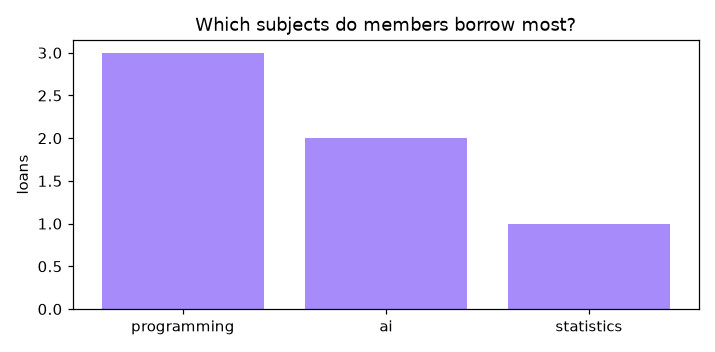

Write Python code to recreate this figure.
"""
Session 10 · Real-life problem: a library management database
-------------------------------------------------------------
PROBLEM
The department library tracks books on paper. Design and code a database that
  1. has three related tables: books, members, loans (with foreign keys),
  2. lets a member BORROW a book only if a copy is available and they have
     fewer than 3 active loans - inside a transaction,
  3. RETURNS books and charges Rs 20 per late day (14-day loan period),
  4. reports overdue loans (JOIN) and the most borrowed categories, with a chart.
Run:  python session-10_problem_library_db.py
"""
import sqlite3
from datetime import date, timedelta

LOAN_DAYS, FINE_PER_DAY, MAX_LOANS = 14, 20, 3

db = sqlite3.connect(":memory:")
db.row_factory = sqlite3.Row
db.execute("PRAGMA foreign_keys = ON")
db.executescript("""
CREATE TABLE books   (id INTEGER PRIMARY KEY, title TEXT NOT NULL, category TEXT NOT NULL,
                      copies INTEGER NOT NULL CHECK (copies >= 0));
CREATE TABLE members (id INTEGER PRIMARY KEY, name TEXT NOT NULL, kind TEXT CHECK (kind IN ('student','staff')));
CREATE TABLE loans   (id INTEGER PRIMARY KEY, book_id INTEGER NOT NULL REFERENCES books(id),
                      member_id INTEGER NOT NULL REFERENCES members(id),
                      borrowed TEXT NOT NULL, due TEXT NOT NULL, returned TEXT, fine INTEGER DEFAULT 0);
""")
db.executemany("INSERT INTO books VALUES (?, ?, ?, ?)", [
    (1, "Python Crash Course", "programming", 2), (2, "Think Stats", "statistics", 1),
    (3, "Hands-On Machine Learning", "ai", 2), (4, "Database System Concepts", "databases", 1),
    (5, "Automate the Boring Stuff", "programming", 1)])
db.executemany("INSERT INTO members VALUES (?, ?, ?)", [
    (1, "Ayesha", "student"), (2, "Omar", "student"), (3, "Mr Kamran", "staff")])
db.commit()

class LibraryError(Exception):
    pass

def borrow(member_id, book_id, day):
    """Check the rules and record a loan atomically."""
    with db:                                             # one transaction
        book = db.execute("SELECT title, copies FROM books WHERE id = ?", (book_id,)).fetchone()
        if book is None:
            raise LibraryError(f"no book with id {book_id}")
        active = db.execute("SELECT COUNT(*) FROM loans WHERE member_id = ? AND returned IS NULL",
                            (member_id,)).fetchone()[0]
        if active >= MAX_LOANS:
            raise LibraryError(f"member {member_id} already has {active} books")
        if book["copies"] == 0:
            raise LibraryError(f"'{book['title']}' is not available")
        db.execute("UPDATE books SET copies = copies - 1 WHERE id = ?", (book_id,))
        db.execute("INSERT INTO loans (book_id, member_id, borrowed, due) VALUES (?, ?, ?, ?)",
                   (book_id, member_id, day.isoformat(), (day + timedelta(days=LOAN_DAYS)).isoformat()))
    return book["title"]

def give_back(loan_id, day):
    with db:
        loan = db.execute("SELECT * FROM loans WHERE id = ? AND returned IS NULL", (loan_id,)).fetchone()
        if loan is None:
            raise LibraryError(f"loan {loan_id} is not open")
        late = max(0, (day - date.fromisoformat(loan["due"])).days)
        db.execute("UPDATE loans SET returned = ?, fine = ? WHERE id = ?", (day.isoformat(), late * FINE_PER_DAY, loan_id))
        db.execute("UPDATE books SET copies = copies + 1 WHERE id = ?", (loan["book_id"],))
    return late * FINE_PER_DAY

d = date(2026, 9, 1)
events = [("borrow", 1, 1, d), ("borrow", 1, 2, d), ("borrow", 2, 2, d + timedelta(1)),
          ("borrow", 1, 3, d + timedelta(2)), ("borrow", 1, 4, d + timedelta(2)), ("borrow", 3, 3, d + timedelta(3)),
          ("borrow", 2, 1, d + timedelta(5)), ("borrow", 3, 5, d + timedelta(6)), ("borrow", 2, 9, d + timedelta(6))]
for kind, member, book, day in events:
    try:
        print(f"{day} member {member} borrows '{borrow(member, book, day)}'")
    except LibraryError as e:
        print(f"{day} member {member} REFUSED: {e}")

for loan_id, day in [(1, date(2026, 9, 10)), (2, date(2026, 9, 20)), (2, date(2026, 9, 21))]:
    try:
        print(f"{day} loan {loan_id} returned, fine Rs {give_back(loan_id, day)}")
    except LibraryError as e:
        print(f"{day} REFUSED: {e}")

today = date(2026, 9, 25)
print(f"\nOverdue on {today}:")
sql = """SELECT m.name, b.title, l.due, julianday(?) - julianday(l.due) AS days_late
         FROM loans l JOIN members m ON m.id = l.member_id JOIN books b ON b.id = l.book_id
         WHERE l.returned IS NULL AND l.due < ? ORDER BY days_late DESC"""
for r in db.execute(sql, (today.isoformat(), today.isoformat())):
    print(f"  {r['name']:<9} {r['title']:<28} due {r['due']}  {int(r['days_late'])} days late "
          f"(fine so far Rs {int(r['days_late']) * FINE_PER_DAY})")

print("\nAvailability:", [(r["title"][:22], r["copies"]) for r in db.execute("SELECT title, copies FROM books")])
cats = db.execute("""SELECT b.category, COUNT(*) AS loans FROM loans l JOIN books b ON b.id = l.book_id
                     GROUP BY b.category ORDER BY loans DESC, b.category""").fetchall()
print("Loans by category:", [(c["category"], c["loans"]) for c in cats])
print("Fines collected: Rs", db.execute("SELECT SUM(fine) FROM loans").fetchone()[0])

import matplotlib
matplotlib.use("Agg")
import matplotlib.pyplot as plt
fig, ax = plt.subplots(figsize=(6.5, 3.2))
ax.bar([c["category"] for c in cats], [c["loans"] for c in cats], color="#A78BFA")
ax.set_ylabel("loans"); ax.set_title("Which subjects do members borrow most?")
fig.tight_layout(); fig.savefig("session-10_problem_library_db.png", dpi=110)
print("Chart saved: session-10_problem_library_db.png")
